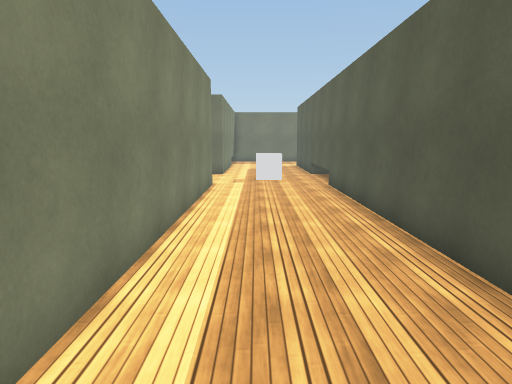
View 1 (above)

22 first-person views from a walk through a scene from a Unity 3-D project. The camera is 1.5 m above the floor, tilts 8° down and sees 70° across. The floor is counted in squares, 1 m on a side. Each view is taken from the middle of a square. On the plan, view 1 faces up. The plan holds only what a view shows up to about 16 squares ahead; the rest is blank. The place goes on beyond the plan. The player character is not drawn. Surface patterns are stand-ins for the level's own textures.

View 2
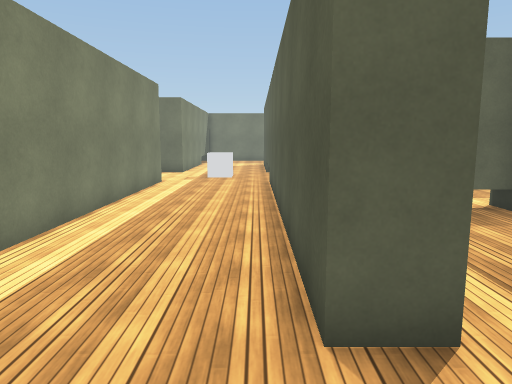

View 3
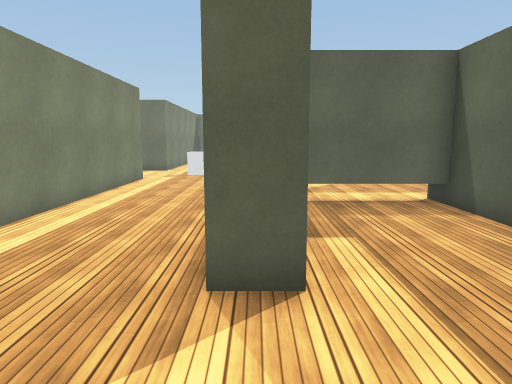

View 4
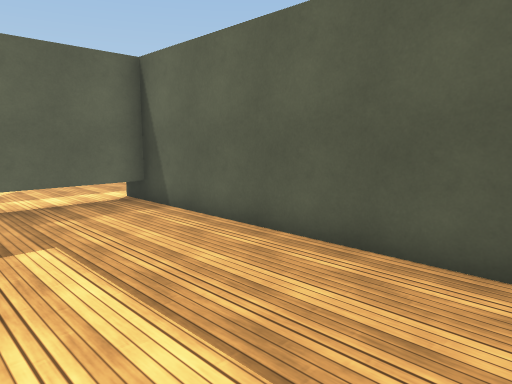

View 5
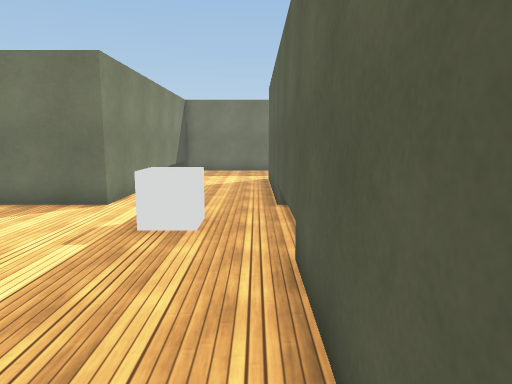

View 6
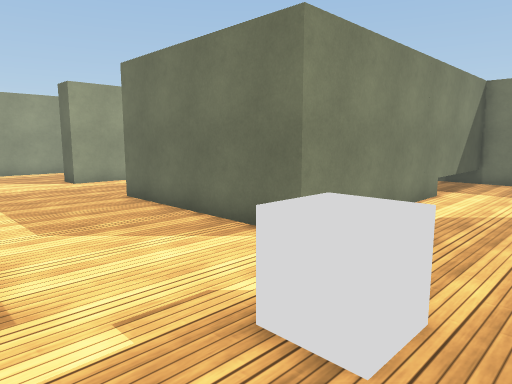

View 7
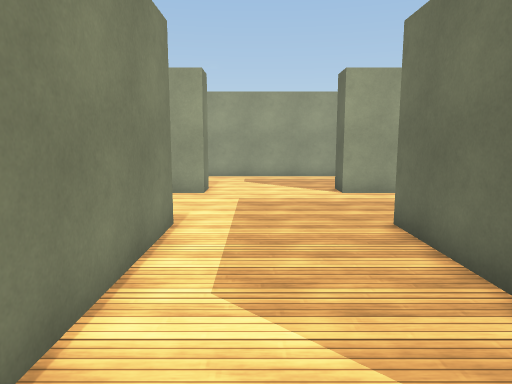

View 8
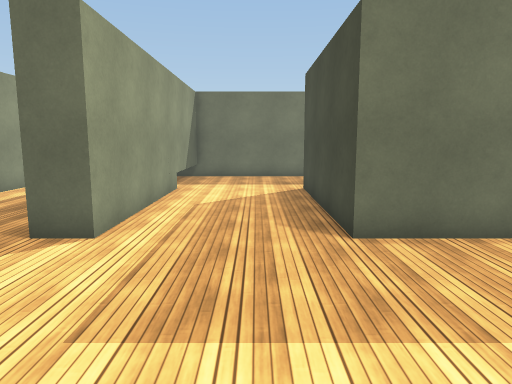

View 9
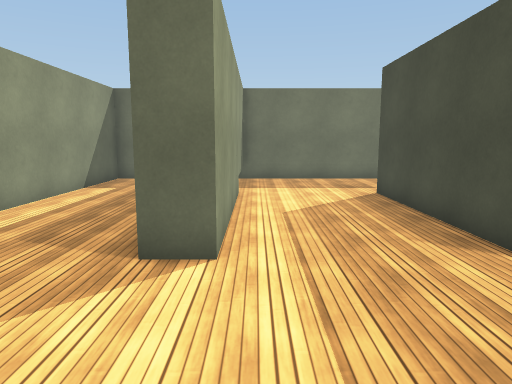

View 10
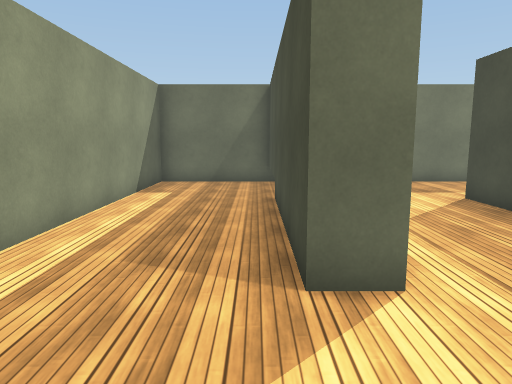

View 11
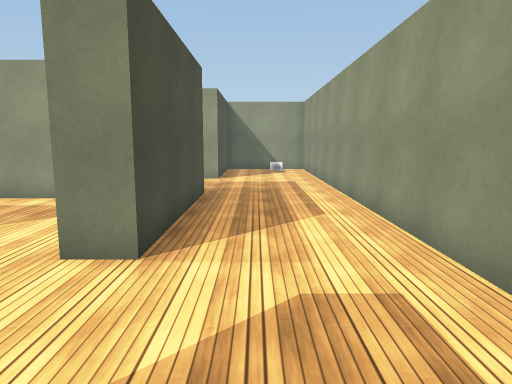

View 12
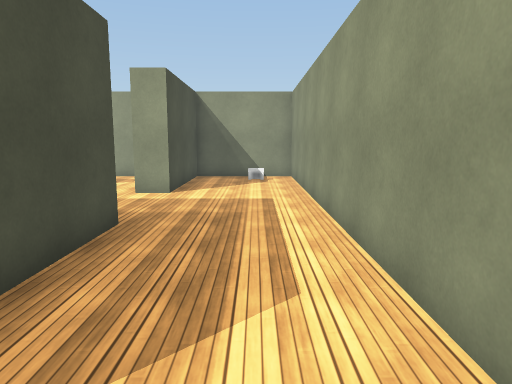

View 13
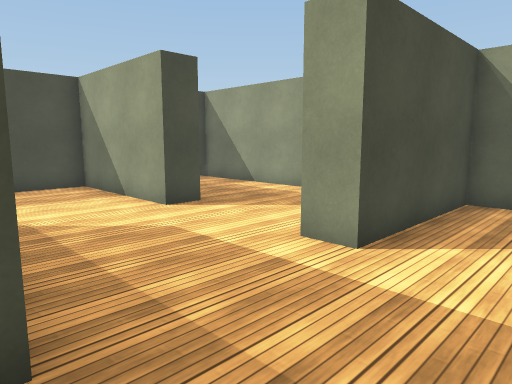

View 14
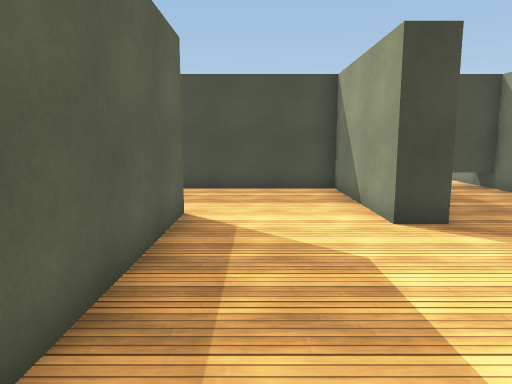

View 15
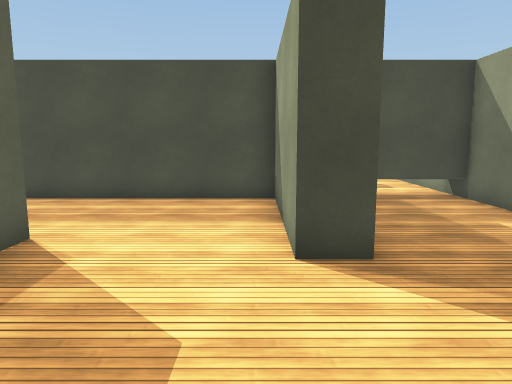

View 16
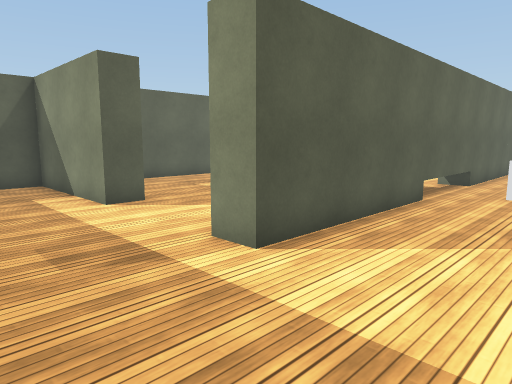

View 17
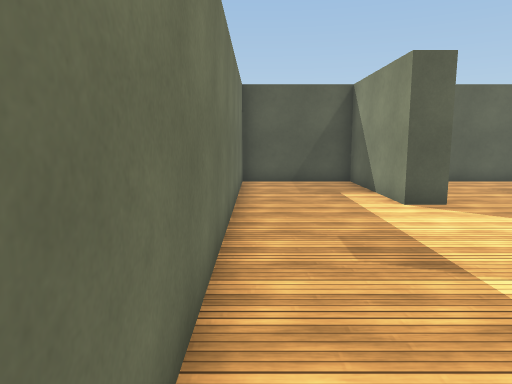

View 18
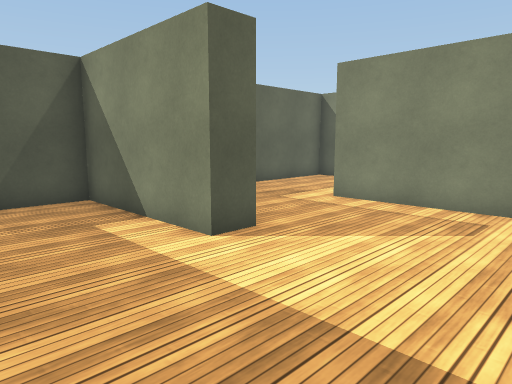

View 19
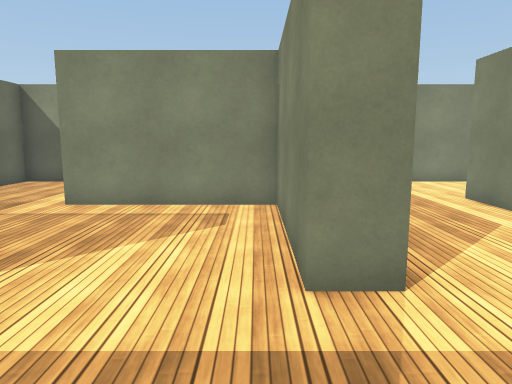

View 20
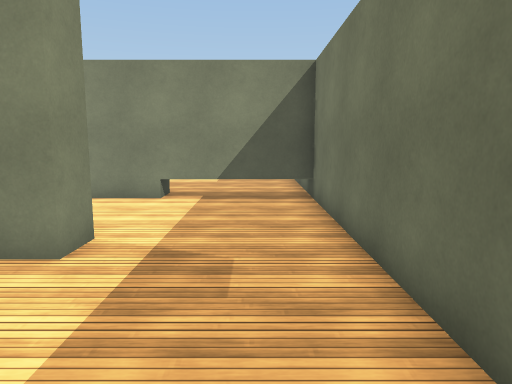

View 21
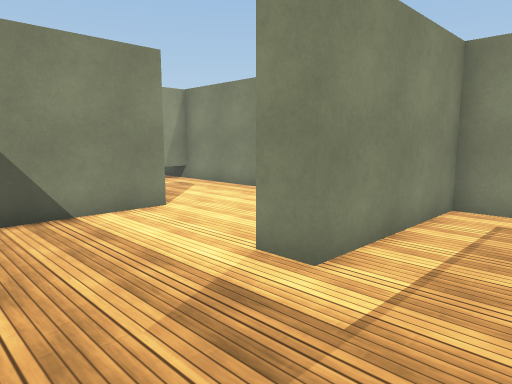

View 22
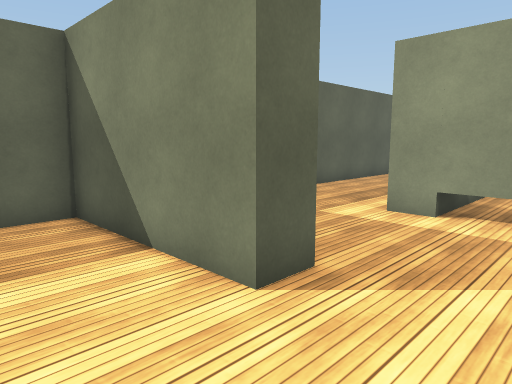

### Floor plan
Key: @ floor where view 1 was taken; # wall or solid block; . floor; T thing the floor can be seen under or through; O other object.
Columns run from 17 left of view 1 to 13 right of it. Each row starts with its distance up from view 1.
 27 ###############################
 26 #....#.........#..............#
 25 #....#.........T..............#
 24 #....#.........T..............#
 23 #....#.........T..............#
 22 #....#....#... T....#....######
 21 #....#....#    #....#......
 20 #....#....#    #....#.........
 19 #....#....#    #....#.........#
 18 #....#....#    #....#.........#
 17 #....#....######....######....#
 16 #...................#    .....#
 15 #................OO.# . ......#
 14 #................OO.#  .......#
 13 #...................#.........#
 12 #....#....######....#....######
 11 #....#...      #....#.....
 10 #....# ..      #....#......
  9 #....# ...    .#....#......
  8 #....#  ..  ...#....#.......
  7 #....######....#....##TTTT...
  6 #..............#....#....#...
  5 #..............#....#....# ...
  4 #..............#....#....# ...#
  3 #..............#....#....#  ..#
  2 #....#....######....#....#  ..#
  1 #....#.......  # ........#   .#
  0 #....#.........# @.......#   .#
 -1 #.O..# ........#.... ....#
 -2 #....# ........#... . ..
 -3 ##################

Positions as (right, up) in squares from view 1, and headings:
1: (0, 0), facing up
2: (2, -1), facing up
3: (3, -2), facing up
4: (3, -2), facing up-right
5: (2, 8), facing up
6: (2, 12), facing up-left
7: (-1, 14), facing left
8: (-9, 11), facing up
9: (-11, 12), facing up
10: (-13, 13), facing up
11: (-14, 17), facing down
12: (-15, 13), facing down
13: (-15, 7), facing down-right
14: (-14, 5), facing right
15: (-12, 3), facing right
16: (-1, 26), facing down-right
17: (-1, 26), facing right
18: (3, 26), facing down-right
19: (4, 26), facing down
20: (8, 25), facing left
21: (12, 20), facing down-left
22: (5, 15), facing down-right
